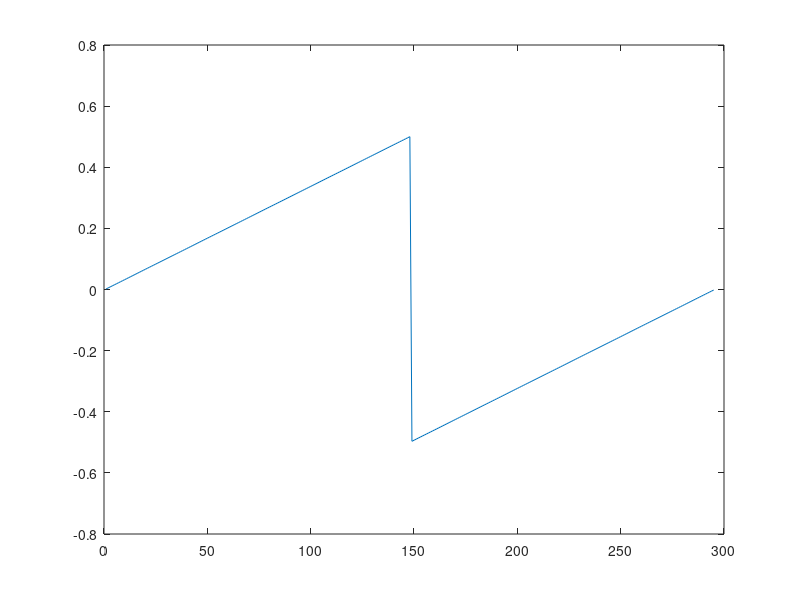

This figure's MATLAB source:
% Get the image.
P = phantom(200);

% Pad the image with a fixed boundary of 3 pixels.
P = padarray(P, [3, 3], 0.0);

% Constants.
max_shift_amplitude = 4;

% Define ground truth angles and take the tomographic projection.
theta = 0:2:178;
[projections, svector] = radon(P, theta);

% The original values.
original_projections = projections;
original_shifts = zeros(size(theta));

% Shift each projection by an unknown amount.
for i=1:size(projections, 2)
    original_shifts(i) = ...
        randi([-max_shift_amplitude, max_shift_amplitude]);
    projections(:, i) = circshift(projections(:, i), original_shifts(i)); 
end
theta_to_write(1, :) = theta;
theta_to_write(6, :) = original_shifts;

% Transform all entities to the frequency space.
f_projections = ifftshift(projections,1);
f_projections = fft(f_projections, [ ], 1);
f_projections = fftshift(f_projections, 1);

% Change original projections to frequency domain.
of_projections = ifftshift(original_projections,1);
of_projections = fft(of_projections, [ ], 1);
of_projections = fftshift(of_projections, 1);

first_part = (1/(295*2):1/295:0.5)';
second_part = -first_part(1:end-1);
frequencies = [first_part; flipud(second_part)];

plot(frequencies);

% Shift the projections.
for i=1:size(projections, 2)
    shift = original_shifts(i);
    if mod(shift, 2) == 0
        freq_compensation = exp(-1j*2*pi*frequencies*shift);
    else
        freq_compensation = -exp(-1j*2*pi*frequencies*shift);
    end
    comp_projections = of_projections(:, i).*freq_compensation;
    disp(norm(comp_projections - f_projections(:, i)));
end




